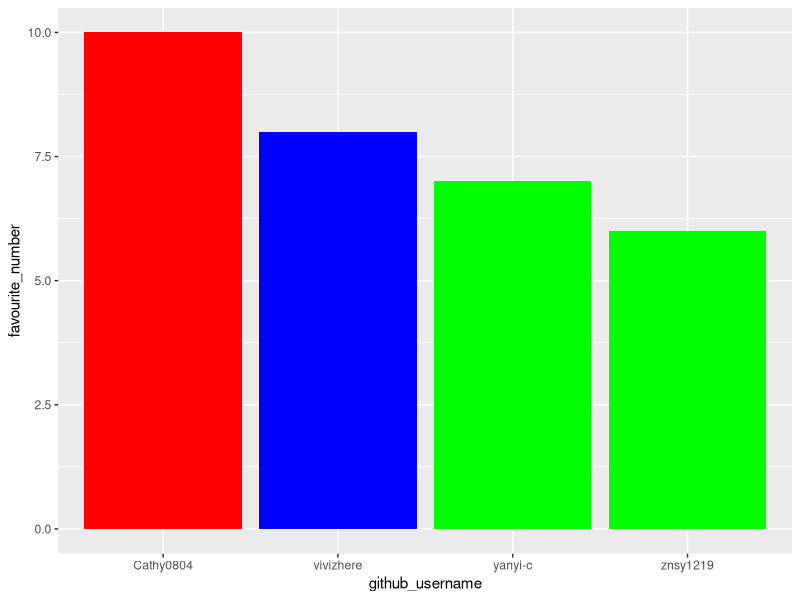
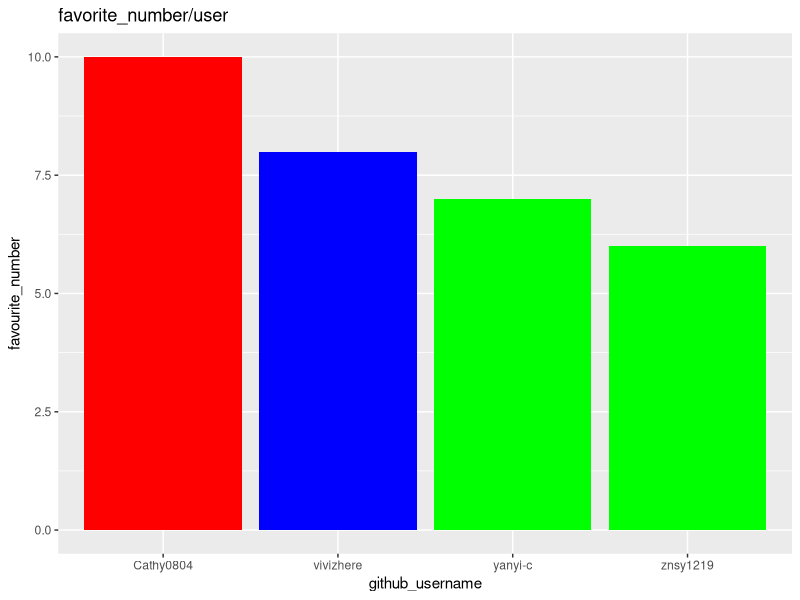
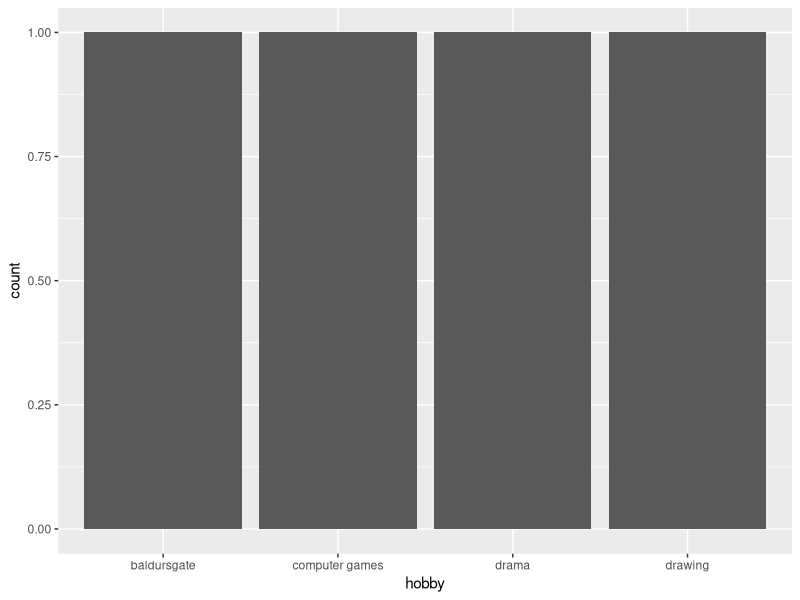

Write the R code that produced these figures, in order.
## ---- chunk 1
library(tidyverse) 
## ---- chunk 2
team_data <- tibble(
  name = c("Yanyi Chen", "Ziwei Huang", "Cathy Li", 
           "Nanshuyuan Zhang"),
  github_username = c("yanyi-c", "vivizhere", "Cathy0804", 
                      "znsy1219"), 
  colour = c("green", "blue", "red", 
             "green"),
  hobby = c("drama", "drawing", "baldursgate", 
            "computer games"),
  favourite_number = c(7, 8, 10, 6)
  )

team_data
## ---- chunk 3
p1 <- ggplot(data = team_data, 
             mapping = aes(x = github_username, 
                           y = favourite_number,
                           fill = colour), 
             ) +
   geom_col() +
   scale_fill_identity()
p1
## ---- chunk 4
p1 + labs(x = "github_username", 
          y = "favourite_number",
          title = "favorite_number/user")
## ---- chunk 5
p2 <- ggplot(team_data, aes(x = hobby)) +
  geom_bar()
p2
